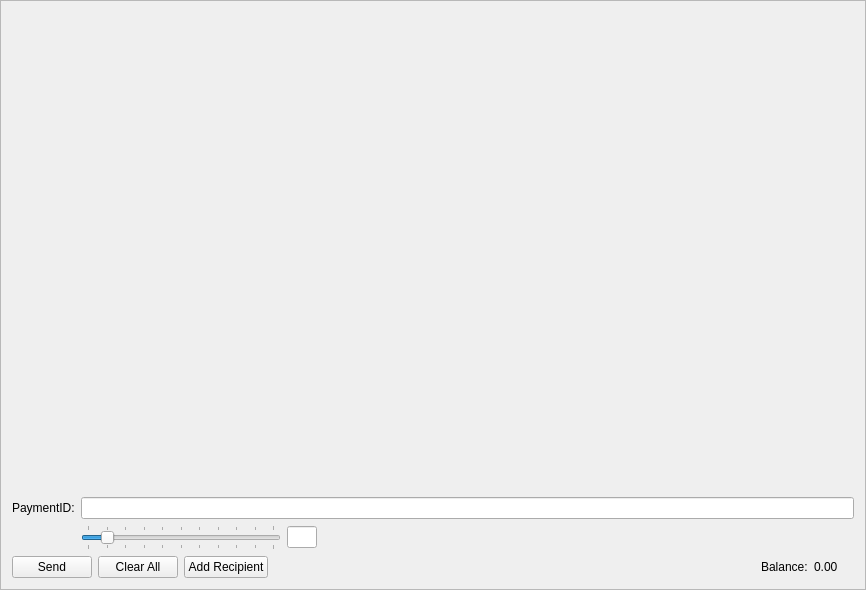
<?xml version="1.0" encoding="UTF-8"?>
<ui version="4.0">
 <class>SendFrame</class>
 <widget class="QFrame" name="SendFrame">
  <property name="geometry">
   <rect>
    <x>0</x>
    <y>0</y>
    <width>866</width>
    <height>590</height>
   </rect>
  </property>
  <property name="windowTitle">
   <string>Frame</string>
  </property>
  <property name="frameShape">
   <enum>QFrame::StyledPanel</enum>
  </property>
  <property name="frameShadow">
   <enum>QFrame::Raised</enum>
  </property>
  <layout class="QVBoxLayout" name="m_send_frame_main_layout">
   <item>
    <widget class="QScrollArea" name="m_transfersScrollarea">
     <property name="frameShape">
      <enum>QFrame::NoFrame</enum>
     </property>
     <property name="widgetResizable">
      <bool>true</bool>
     </property>
     <widget class="QWidget" name="scrollAreaWidgetContents">
      <property name="geometry">
       <rect>
        <x>0</x>
        <y>0</y>
        <width>840</width>
        <height>446</height>
       </rect>
      </property>
      <layout class="QVBoxLayout" name="m_send_frame_layout">
       <property name="leftMargin">
        <number>0</number>
       </property>
       <property name="topMargin">
        <number>0</number>
       </property>
       <property name="rightMargin">
        <number>0</number>
       </property>
       <property name="bottomMargin">
        <number>0</number>
       </property>
       <item>
        <spacer name="verticalSpacer">
         <property name="orientation">
          <enum>Qt::Vertical</enum>
         </property>
         <property name="sizeHint" stdset="0">
          <size>
           <width>20</width>
           <height>445</height>
          </size>
         </property>
        </spacer>
       </item>
      </layout>
     </widget>
    </widget>
   </item>
   <item>
    <layout class="QGridLayout" name="gridLayout">
     <property name="topMargin">
      <number>5</number>
     </property>
     <item row="1" column="2">
      <widget class="QLineEdit" name="m_mixinEdit">
       <property name="maximumSize">
        <size>
         <width>30</width>
         <height>16777215</height>
        </size>
       </property>
       <property name="text">
        <string notr="true"/>
       </property>
       <property name="maxLength">
        <number>5</number>
       </property>
       <property name="alignment">
        <set>Qt::AlignCenter</set>
       </property>
       <property name="readOnly">
        <bool>true</bool>
       </property>
      </widget>
     </item>
     <item row="0" column="1" colspan="3">
      <widget class="QLineEdit" name="m_paymentIdEdit"/>
     </item>
     <item row="1" column="0">
      <widget class="QLabel" name="label_2">
       <property name="text">
        <string></string>
       </property>
      </widget>
     </item>
     <item row="1" column="3">
      <spacer name="horizontalSpacer">
       <property name="orientation">
        <enum>Qt::Horizontal</enum>
       </property>
       <property name="sizeType">
        <enum>QSizePolicy::Expanding</enum>
       </property>
       <property name="sizeHint" stdset="0">
        <size>
         <width>298</width>
         <height>20</height>
        </size>
       </property>
      </spacer>
     </item>
     <item row="0" column="0">
      <widget class="QLabel" name="label_6">
       <property name="text">
        <string>PaymentID:</string>
       </property>
      </widget>
     </item>
     <item row="1" column="1">
      <widget class="QSlider" name="m_mixinSlider">
       <property name="maximumSize">
        <size>
         <width>200</width>
         <height>16777215</height>
        </size>
       </property>
       <property name="maximum">
        <number>10</number>
       </property>
       <property name="pageStep">
        <number>1</number>
       </property>
       <property name="value">
        <number>1</number>
       </property>
       <property name="tracking">
        <bool>false</bool>
       </property>
       <property name="orientation">
        <enum>Qt::Horizontal</enum>
       </property>
       <property name="tickPosition">
        <enum>QSlider::TicksBothSides</enum>
       </property>
       <property name="tickInterval">
        <number>1</number>
       </property>
      </widget>
     </item>
    </layout>
   </item>
   <item>
    <layout class="QHBoxLayout" name="horizontalLayout">
     <item>
      <widget class="QPushButton" name="m_sendButton">
       <property name="text">
        <string>Send</string>
       </property>
       <property name="icon">
        <iconset resource="../../resources.qrc">
         <normaloff>:/icons/send</normaloff>:/icons/send</iconset>
       </property>
      </widget>
     </item>
     <item>
      <widget class="QPushButton" name="m_clearAllButton">
       <property name="text">
        <string>Clear All</string>
       </property>
       <property name="icon">
        <iconset resource="../../resources.qrc">
         <normaloff>:/icons/remove</normaloff>:/icons/remove</iconset>
       </property>
      </widget>
     </item>
     <item>
      <widget class="QPushButton" name="m_addRecipientButton">
       <property name="text">
        <string>Add Recipient</string>
       </property>
       <property name="icon">
        <iconset resource="../../resources.qrc">
         <normaloff>:/icons/add</normaloff>:/icons/add</iconset>
       </property>
      </widget>
     </item>
     <item>
      <spacer name="horizontalSpacer_2">
       <property name="orientation">
        <enum>Qt::Horizontal</enum>
       </property>
       <property name="sizeHint" stdset="0">
        <size>
         <width>40</width>
         <height>20</height>
        </size>
       </property>
      </spacer>
     </item>
     <item>
      <widget class="QLabel" name="label_4">
       <property name="text">
        <string>Balance:</string>
       </property>
      </widget>
     </item>
     <item>
      <widget class="QLabel" name="m_balanceLabel">
       <property name="text">
        <string notr="true">0.00 </string>
       </property>
      </widget>
     </item>
     <item>
      <widget class="QLabel" name="m_tickerLabel">
       <property name="text">
        <string notr="true"/>
       </property>
      </widget>
     </item>
    </layout>
   </item>
  </layout>
 </widget>
 <tabstops>
  <tabstop>m_paymentIdEdit</tabstop>
  <tabstop>m_mixinSlider</tabstop>
  <tabstop>m_sendButton</tabstop>
  <tabstop>m_clearAllButton</tabstop>
  <tabstop>m_addRecipientButton</tabstop>
  <tabstop>m_transfersScrollarea</tabstop>
  <tabstop>m_mixinEdit</tabstop>
 </tabstops>
 <resources>
  <include location="../../resources.qrc"/>
 </resources>
 <connections>
  <connection>
   <sender>m_addRecipientButton</sender>
   <signal>clicked()</signal>
   <receiver>SendFrame</receiver>
   <slot>addRecipientClicked()</slot>
   <hints>
    <hint type="sourcelabel">
     <x>282</x>
     <y>561</y>
    </hint>
    <hint type="destinationlabel">
     <x>432</x>
     <y>294</y>
    </hint>
   </hints>
  </connection>
  <connection>
   <sender>m_clearAllButton</sender>
   <signal>clicked()</signal>
   <receiver>SendFrame</receiver>
   <slot>clearAllClicked()</slot>
   <hints>
    <hint type="sourcelabel">
     <x>154</x>
     <y>561</y>
    </hint>
    <hint type="destinationlabel">
     <x>432</x>
     <y>294</y>
    </hint>
   </hints>
  </connection>
  <connection>
   <sender>m_sendButton</sender>
   <signal>clicked()</signal>
   <receiver>SendFrame</receiver>
   <slot>sendClicked()</slot>
   <hints>
    <hint type="sourcelabel">
     <x>53</x>
     <y>561</y>
    </hint>
    <hint type="destinationlabel">
     <x>432</x>
     <y>294</y>
    </hint>
   </hints>
  </connection>
  <connection>
   <sender>m_mixinSlider</sender>
   <signal>valueChanged(int)</signal>
   <receiver>SendFrame</receiver>
   <slot>mixinValueChanged(int)</slot>
   <hints>
    <hint type="sourcelabel">
     <x>221</x>
     <y>520</y>
    </hint>
    <hint type="destinationlabel">
     <x>432</x>
     <y>294</y>
    </hint>
   </hints>
  </connection>
 </connections>
 <slots>
  <slot>sendClicked()</slot>
  <slot>clearAllClicked()</slot>
  <slot>addRecipientClicked()</slot>
  <slot>mixinValueChanged(int)</slot>
 </slots>
</ui>
